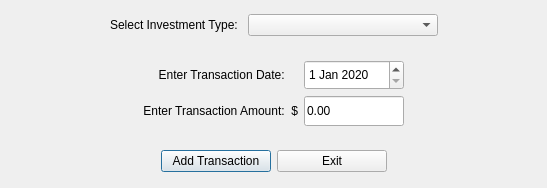
<?xml version="1.0" encoding="UTF-8"?>
<ui version="4.0">
 <class>AddInvestmentTransactionDialog</class>
 <widget class="QDialog" name="AddInvestmentTransactionDialog">
  <property name="windowModality">
   <enum>Qt::ApplicationModal</enum>
  </property>
  <property name="geometry">
   <rect>
    <x>0</x>
    <y>0</y>
    <width>547</width>
    <height>188</height>
   </rect>
  </property>
  <property name="font">
   <font>
    <family>Segoe UI</family>
    <pointsize>9</pointsize>
   </font>
  </property>
  <property name="windowTitle">
   <string>Add Investment Transaction</string>
  </property>
  <property name="modal">
   <bool>true</bool>
  </property>
  <layout class="QVBoxLayout" name="verticalLayout">
   <item>
    <layout class="QHBoxLayout" name="horizontalLayout_2">
     <item>
      <spacer name="horizontalSpacer_3">
       <property name="orientation">
        <enum>Qt::Horizontal</enum>
       </property>
       <property name="sizeHint" stdset="0">
        <size>
         <width>40</width>
         <height>20</height>
        </size>
       </property>
      </spacer>
     </item>
     <item>
      <widget class="QLabel" name="label">
       <property name="text">
        <string>Select Investment Type: </string>
       </property>
      </widget>
     </item>
     <item>
      <widget class="QComboBox" name="comboBoxInvestmentType">
       <property name="layoutDirection">
        <enum>Qt::LeftToRight</enum>
       </property>
       <property name="currentText">
        <string/>
       </property>
       <property name="sizeAdjustPolicy">
        <enum>QComboBox::AdjustToContents</enum>
       </property>
       <property name="minimumContentsLength">
        <number>20</number>
       </property>
      </widget>
     </item>
     <item>
      <spacer name="horizontalSpacer_4">
       <property name="orientation">
        <enum>Qt::Horizontal</enum>
       </property>
       <property name="sizeHint" stdset="0">
        <size>
         <width>40</width>
         <height>20</height>
        </size>
       </property>
      </spacer>
     </item>
    </layout>
   </item>
   <item>
    <spacer name="verticalSpacer_2">
     <property name="orientation">
      <enum>Qt::Vertical</enum>
     </property>
     <property name="sizeType">
      <enum>QSizePolicy::Fixed</enum>
     </property>
     <property name="sizeHint" stdset="0">
      <size>
       <width>20</width>
       <height>15</height>
      </size>
     </property>
    </spacer>
   </item>
   <item>
    <layout class="QGridLayout" name="gridLayout">
     <item row="1" column="3">
      <spacer name="horizontalSpacer_12">
       <property name="orientation">
        <enum>Qt::Horizontal</enum>
       </property>
       <property name="sizeHint" stdset="0">
        <size>
         <width>40</width>
         <height>20</height>
        </size>
       </property>
      </spacer>
     </item>
     <item row="1" column="2">
      <widget class="QLineEdit" name="lineEditTransactionAmount">
       <property name="minimumSize">
        <size>
         <width>100</width>
         <height>30</height>
        </size>
       </property>
       <property name="maximumSize">
        <size>
         <width>100</width>
         <height>30</height>
        </size>
       </property>
       <property name="text">
        <string>0.00</string>
       </property>
       <property name="maxLength">
        <number>10</number>
       </property>
      </widget>
     </item>
     <item row="1" column="0">
      <spacer name="horizontalSpacer_11">
       <property name="orientation">
        <enum>Qt::Horizontal</enum>
       </property>
       <property name="sizeHint" stdset="0">
        <size>
         <width>40</width>
         <height>20</height>
        </size>
       </property>
      </spacer>
     </item>
     <item row="0" column="2">
      <widget class="QDateEdit" name="dateEditTransaction">
       <property name="minimumSize">
        <size>
         <width>100</width>
         <height>30</height>
        </size>
       </property>
       <property name="maximumSize">
        <size>
         <width>100</width>
         <height>30</height>
        </size>
       </property>
       <property name="date">
        <date>
         <year>2020</year>
         <month>1</month>
         <day>1</day>
        </date>
       </property>
      </widget>
     </item>
     <item row="0" column="0">
      <spacer name="horizontalSpacer_5">
       <property name="orientation">
        <enum>Qt::Horizontal</enum>
       </property>
       <property name="sizeHint" stdset="0">
        <size>
         <width>40</width>
         <height>20</height>
        </size>
       </property>
      </spacer>
     </item>
     <item row="1" column="1">
      <widget class="QLabel" name="label_3">
       <property name="text">
        <string>Enter Transaction Amount:  $</string>
       </property>
       <property name="alignment">
        <set>Qt::AlignRight|Qt::AlignTrailing|Qt::AlignVCenter</set>
       </property>
      </widget>
     </item>
     <item row="0" column="1">
      <widget class="QLabel" name="label_2">
       <property name="text">
        <string>Enter Transaction Date:    </string>
       </property>
       <property name="alignment">
        <set>Qt::AlignRight|Qt::AlignTrailing|Qt::AlignVCenter</set>
       </property>
      </widget>
     </item>
     <item row="0" column="3">
      <spacer name="horizontalSpacer_6">
       <property name="orientation">
        <enum>Qt::Horizontal</enum>
       </property>
       <property name="sizeHint" stdset="0">
        <size>
         <width>40</width>
         <height>20</height>
        </size>
       </property>
      </spacer>
     </item>
    </layout>
   </item>
   <item>
    <spacer name="verticalSpacer">
     <property name="orientation">
      <enum>Qt::Vertical</enum>
     </property>
     <property name="sizeType">
      <enum>QSizePolicy::Fixed</enum>
     </property>
     <property name="sizeHint" stdset="0">
      <size>
       <width>20</width>
       <height>15</height>
      </size>
     </property>
    </spacer>
   </item>
   <item>
    <layout class="QHBoxLayout" name="horizontalLayout">
     <item>
      <spacer name="horizontalSpacer">
       <property name="orientation">
        <enum>Qt::Horizontal</enum>
       </property>
       <property name="sizeHint" stdset="0">
        <size>
         <width>40</width>
         <height>20</height>
        </size>
       </property>
      </spacer>
     </item>
     <item>
      <widget class="QPushButton" name="pushButtonAddTransaction">
       <property name="minimumSize">
        <size>
         <width>110</width>
         <height>0</height>
        </size>
       </property>
       <property name="maximumSize">
        <size>
         <width>110</width>
         <height>16777215</height>
        </size>
       </property>
       <property name="text">
        <string>Add Transaction</string>
       </property>
      </widget>
     </item>
     <item>
      <widget class="QPushButton" name="pushButtonExit">
       <property name="minimumSize">
        <size>
         <width>110</width>
         <height>0</height>
        </size>
       </property>
       <property name="maximumSize">
        <size>
         <width>110</width>
         <height>16777215</height>
        </size>
       </property>
       <property name="text">
        <string>Exit</string>
       </property>
      </widget>
     </item>
     <item>
      <spacer name="horizontalSpacer_2">
       <property name="orientation">
        <enum>Qt::Horizontal</enum>
       </property>
       <property name="sizeHint" stdset="0">
        <size>
         <width>40</width>
         <height>20</height>
        </size>
       </property>
      </spacer>
     </item>
    </layout>
   </item>
  </layout>
 </widget>
 <resources/>
 <connections/>
</ui>
